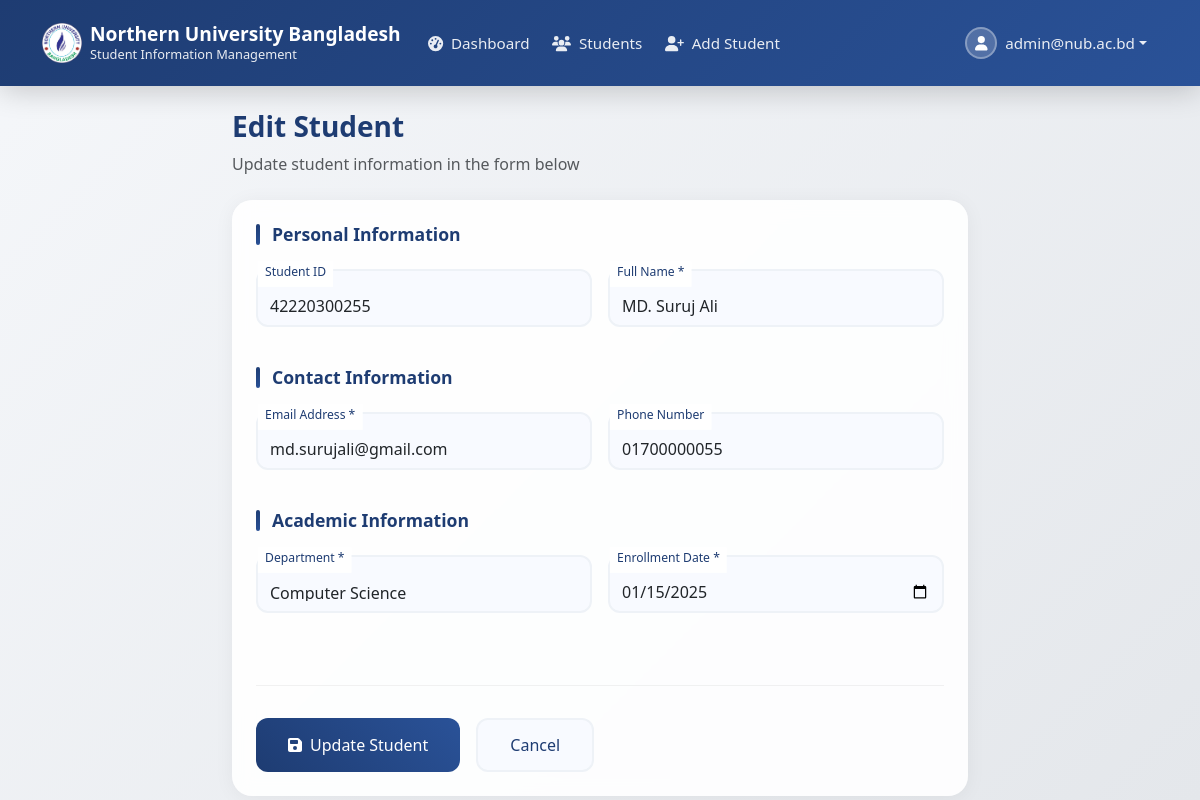
Screenshot of /index.php?page=edit-student&id=12 (signed in) with the database file from the repository.
### tables this page shows
CREATE TABLE `students` (
  `id` int(11) NOT NULL,
  `student_id` varchar(20) NOT NULL,
  `name` varchar(100) NOT NULL,
  `email` varchar(100) NOT NULL,
  `phone` varchar(20) DEFAULT NULL,
  `department` varchar(50) NOT NULL,
  `enrollment_date` date NOT NULL,
  `created_at` timestamp NOT NULL DEFAULT current_timestamp(),
  `updated_at` timestamp NOT NULL DEFAULT current_timestamp() ON UPDATE current_timestamp()
);

### includes/Student.php (called while the page is built, shortened)
<?php
class Student {
    private $conn;
    private $table = 'students';
    public $id;
    public function __construct($db) {
        $this->conn = $db;
    }
    public function readOne() {
        $query = "SELECT * FROM " . $this->table . " WHERE id = :id LIMIT 1";
        $stmt = $this->conn->prepare($query);
        $stmt->bindParam(':id', $this->id);
        $stmt->execute();
        $row = $stmt->fetch(PDO::FETCH_ASSOC);
        if($row) {
            $this->student_id = $row['student_id'];
            $this->name = $row['name'];
            $this->email = $row['email'];
            $this->phone = $row['phone'];
            $this->department = $row['department'];
            $this->enrollment_date = $row['enrollment_date'];
            return true;
        }
        return false;
    }
}
?>

### pages/edit-student.php (the view, shortened to what this page needs)
<?php
$database = new Database();
$db = $database->getConnection();
$student = new Student($db);
$student->id = $_GET['id'];
if (!$student->readOne()) {
    header('Location: index.php?page=students');
    exit();
}
$departments = ['Computer Science', 'Business Administration', 'Electrical Engineering', 'Civil Engineering', 'Law'];
?>
<div class="row">
    <div class="col-md-8 offset-md-2">
        <div class="page-header mb-4">
            <h2 class="page-title">Edit Student</h2>
            <p class="text-muted">Update student information in the form below</p>
        </div>
        <div class="card form-card">
            <div class="card-body p-4">
                <form method="POST" action="" class="modern-form">
                    <div class="row">
                        <div class="col-12 mb-4">
                            <h5 class="form-section-title">Personal Information</h5>
                            <div class="row g-3">
                                <div class="col-md-6">
                                    <div class="form-floating">
                                        <input type="text" class="form-control" id="student_id"
                                               placeholder="Student ID"
                                               value="<?php echo htmlspecialchars($student->student_id); ?>"
                                               disabled>
                                        <label for="student_id">Student ID</label>
                                    </div>
                                </div>
                                <div class="col-md-6">
                                    <div class="form-floating">
                                        <input type="text" class="form-control" id="name" name="name"
                                               placeholder="Enter Full Name"
                                               value="<?php echo htmlspecialchars($student->name); ?>"
                                               required>
                                        <label for="name">Full Name *</label>
                                    </div>
                                </div>
                            </div>
                        </div>
                        <div class="col-12 mb-4">
                            <h5 class="form-section-title">Contact Information</h5>
                            <div class="row g-3">
                                <div class="col-md-6">
                                    <div class="form-floating">
                                        <input type="email" class="form-control" id="email" name="email"
                                               placeholder="Enter Email"
                                               value="<?php echo htmlspecialchars($student->email); ?>"
                                               required>
                                        <label for="email">Email Address *</label>
                                    </div>
                                </div>
                                <div class="col-md-6">
                                    <div class="form-floating">
                                        <input type="tel" class="form-control" id="phone" name="phone"
                                               placeholder="Enter Phone Number"
                                               value="<?php echo htmlspecialchars($student->phone); ?>">
                                        <label for="phone">Phone Number</label>
                                    </div>
                                </div>
                            </div>
                        </div>
                        <div class="col-12 mb-4">
                            <h5 class="form-section-title">Academic Information</h5>
                            <div class="row g-3">
                                <div class="col-md-6">
                                    <div class="form-floating">
                                        <select class="form-control" id="department" name="department" required>
                                            <?php foreach ($departments as $dept): ?>
                                            <option value="<?php echo htmlspecialchars($dept); ?>"
                                                    <?php echo $student->department === $dept ? 'selected' : ''; ?>>
                                                <?php echo htmlspecialchars($dept); ?>
                                            </option>
                                            <?php endforeach; ?>
                                        </select>
                                        <label for="department">Department *</label>
                                    </div>
                                </div>
                                <div class="col-md-6">
                                    <div class="form-floating">
                                        <input type="date" class="form-control" id="enrollment_date" name="enrollment_date"
                                               placeholder="Select Date"
                                               value="<?php echo htmlspecialchars($student->enrollment_date); ?>"
                                               required>
                                        <label for="enrollment_date">Enrollment Date *</label>
                                    </div>
                                </div>
                            </div>
                        </div>
                    </div>
                    <div class="form-actions">
                        <button type="submit" class="btn btn-primary btn-lg">
                            <i class="fas fa-save me-2"></i>Update Student
                        </button>
                        <a href="index.php?page=students" class="btn btn-light btn-lg">Cancel</a>
                    </div>
                </form>
            </div>
        </div>
    </div>
</div>

### assets/css/style.css (style rules this page uses)
body { background: linear-gradient(135deg, #f5f7fa 0%, #e4e7eb 100%); min-height: 100vh; }
.card, .stat-card { background: rgba(255, 255, 255, 0.9); -webkit-backdrop-filter: blur(10px); backdrop-filter: blur(10px); border-radius: 20px; border: 1px solid rgba(255, 255, 255, 0.2); overflow: hidden; transition: all 0.3s ease; }
.btn { border-radius: 12px; padding: 0.5rem 1rem; font-weight: 500; transition: all 0.3s ease; }
.btn-primary { background: linear-gradient(45deg, #1e3c72, #2a5298); border: none; }
.page-title { color: #1e3c72; font-weight: 700; margin-bottom: 0.25rem; }
.form-card { border: none; box-shadow: 0 2px 20px rgba(0, 0, 0, 0.05); }
.modern-form .form-section-title { color: #1e3c72; font-weight: 600; margin-bottom: 1.5rem; font-size: 1.1rem; position: relative; padding-left: 1rem; }
.modern-form .form-section-title::before { content: ""; position: absolute; left: 0; top: 0; height: 100%; width: 4px; background: linear-gradient(135deg, #1e3c72 0%, #2a5298 100%); border-radius: 2px; }
.form-floating { position: relative; margin-bottom: 1rem; }
.form-floating > .form-control, .form-floating > .form-select { height: calc(3.5rem + 2px); padding: 1rem 0.75rem; font-size: 1rem; border: 2px solid #eef2f7; border-radius: 12px; background: #f8faff; transition: all 0.3s ease; }
.form-floating > label { padding: 1rem 0.75rem; color: #6c757d; font-size: 0.95rem; }
.form-floating > .form-control:focus ~ label, .form-floating > .form-control:not(:placeholder-shown) ~ label { transform: scale(0.8) translateY(-0.6rem) translateX(0.15rem); background: white; padding: 0 0.5rem; height: 2rem; color: #1e3c72; }
.form-actions { margin-top: 2rem; display: flex; gap: 1rem; padding-top: 2rem; border-top: 1px solid rgba(0, 0, 0, 0.05); }
.btn-light { background: #f8faff; border: 2px solid #eef2f7; color: #1e3c72; font-weight: 500; }
.btn-lg { padding: 0.8rem 2rem; font-size: 1rem; border-radius: 12px; }
.page-header { margin-bottom: 2rem; }
.page-title { font-size: 1.75rem; font-weight: 700; color: #1e3c72; margin-bottom: 0.5rem; }

### rows the page displays
students: student "42220300255", name "MD. Suruj Ali", email "md.surujali@gmail.com", phone "01700000055", department "Computer Science", enrollment_date "01/15/2025"

### other values shown
$_SESSION['user_email'] "admin@nub.ac.bd"
